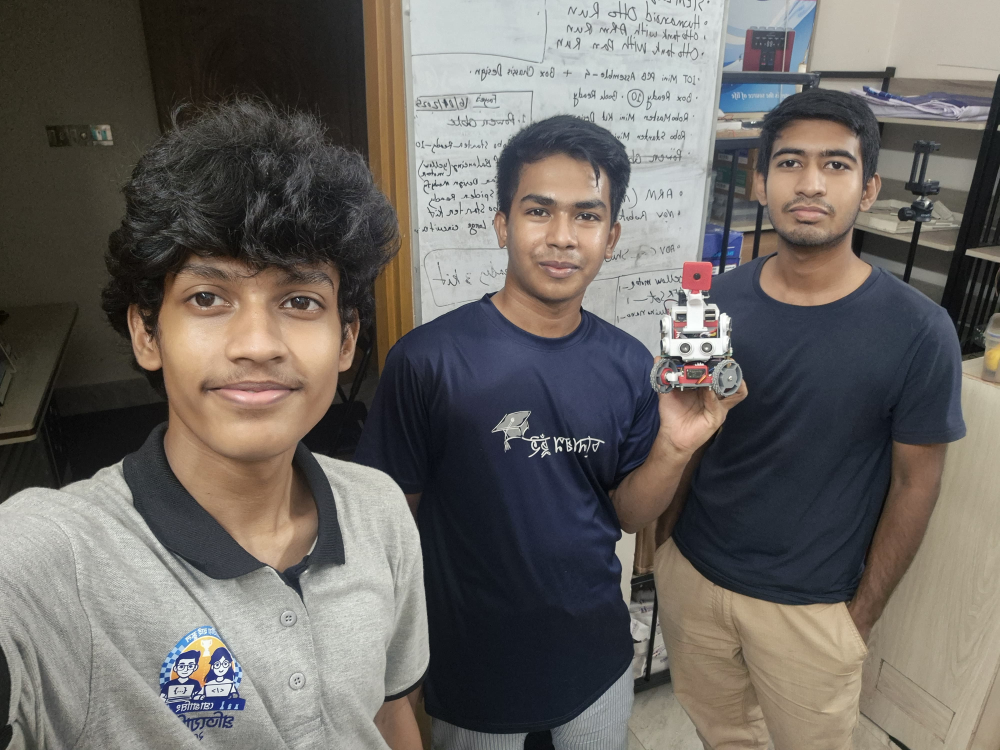
#> input picture t-photos/funny/funny team photo.jpg, 4000 x 3000 px, given in place of the camera (shown at 1/4 size)
$ python '[03] Stopping and Starting car using traffic signs.py'
#> lines starting #> are read from the running program, lines starting #| are printed output that depends on the picture; after the words box and inside, x2 and y2 are one past the last pixel; in counts of white or black regions, pixels touching at a corner belong together
#Objective: During the lap, the car will stop whenever it faces the Red traffic sign on it's way
# and if we exchange that traffic sign with a green one, the car will again resume it's mission
#!/usr/bin/env python 3
import cv2 as cv
import numpy as np
import serial
import time
debug = 1
#ser = serial.Serial('COM4', 115200)
ser = serial.Serial('/dev/esp32_serial', 115200)
# Whenever the serial communication is established, the arduino resets,
# so we are allowing arduino to have 3 seconds to be completely ready
# for serial communication
time.sleep(3)
# At startup we have a fresh buffer with nothing in it.
ser.reset_input_buffer()
print("Serial is okay:)")

def stackImages(scale,imgArray):
    rows = len(imgArray)
    cols = len(imgArray[0])
    rowsAvailable = isinstance(imgArray[0], list)
    width = imgArray[0][0].shape[1]
    height = imgArray[0][0].shape[0]
    if rowsAvailable:
        for x in range ( 0, rows):
            for y in range(0, cols):
                if imgArray[x][y].shape[:2] == imgArray[0][0].shape [:2]:
                    imgArray[x][y] = cv.resize(imgArray[x][y], (0, 0), None, scale, scale)
                else:
                    imgArray[x][y] = cv.resize(imgArray[x][y], (imgArray[0][0].shape[1], imgArray[0][0].shape[0]), None, scale, scale)
                if len(imgArray[x][y].shape) == 2: imgArray[x][y]= cv.cvtColor( imgArray[x][y], cv.COLOR_GRAY2BGR)
        imageBlank = np.zeros((height, width, 3), np.uint8)
        hor = [imageBlank]*rows
        hor_con = [imageBlank]*rows
        for x in range(0, rows):
            hor[x] = np.hstack(imgArray[x])
        ver = np.vstack(hor)
    else:
        for x in range(0, rows):
            if imgArray[x].shape[:2] == imgArray[0].shape[:2]:
                imgArray[x] = cv.resize(imgArray[x], (0, 0), None, scale, scale)
            else:
                imgArray[x] = cv.resize(imgArray[x], (imgArray[0].shape[1], imgArray[0].shape[0]), None,scale, scale)
            if len(imgArray[x].shape) == 2: imgArray[x] = cv.cvtColor(imgArray[x], cv.COLOR_GRAY2BGR)
        hor= np.hstack(imgArray)
        ver = hor
    return ver

# Traffic sign colors
blue_lower = np.array([95, 157, 84])
blue_upper = np.array([122, 255, 255])
red_lower = np.array([0, 80, 51])
red_upper = np.array([21, 255, 255])

def empty():
    pass
cv.namedWindow("Parameters")
cv.resizeWindow("Parameters",640, 240)
cv.createTrackbar("Threshold1", "Parameters", 20, 255, empty)
cv.createTrackbar("Threshold2", "Parameters", 50, 255, empty)
cv.createTrackbar("Min Area", "Parameters", 20, 200, empty)
# Here "empty" is the name of the function, that will be called each time
# there's a change in the trackbar

frameWidth = 640
frameHeight = 480
cap = cv.VideoCapture(0)
cap.set(3, frameWidth)
cap.set(4, frameHeight)
cap.set(10, 150)
print("Camera Setup done!")

#global last_message
last_message = "-"
def getContours(img, imgContour, color): # one is the input image, imgContour - is the output image having the contours drawn on it.
    #cv.RETR_EXTERNAL - this parameter is called retrieval method
    # we have 2 main types of retrieval methods
    # the external retrieval method returns the extreme outer corners
    contours, hierarchy = cv.findContours(img, cv.RETR_EXTERNAL, cv.CHAIN_APPROX_NONE)
    for contour in contours:
        area = cv.contourArea(contour)
        minArea = cv.getTrackbarPos("Min Area", "Parameters")
        minArea = minArea*1000
        if area > minArea:
            #print(area)
            cv.drawContours(imgContour, contour, -1, (255, 0, 255), 7)
            message = " "
            global last_message
            if color=="blue" and last_message!="x;": # We won't send repetitive stop command
                message = "x;" #Stop command for the car
                last_message = message
                if debug: print("Stop!")
            elif color == "red" and last_message!="y;":
                message = "y;"
                last_message = message
                if debug: print("Start!")
            ser.write(message.encode('utf-8'))


while True:
    # Reading images from the webcam stream.
    success, img = cap.read()
#> img is the input picture: shape (3000, 4000, 3); mean B, G, R 98.2, 102.7, 107.2
    imgHSV = cv.cvtColor(img, cv.COLOR_BGR2HSV)
#> imgHSV: shape (3000, 4000, 3); mean H, S, V 54.9, 55.1, 113.1

    threshold1 = cv.getTrackbarPos("Threshold1", "Parameters")
    threshold2 = cv.getTrackbarPos("Threshold2", "Parameters")

    ############Blue Traffic Sign Detection############################
    blueMask = cv.inRange(imgHSV, blue_lower, blue_upper)
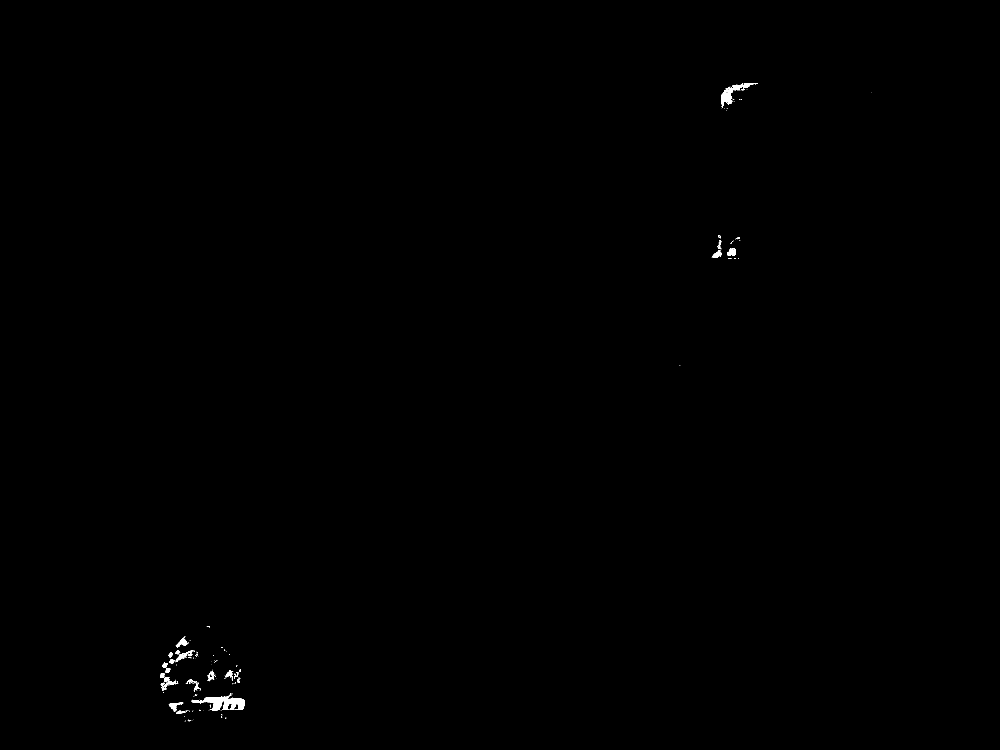
#> blueMask: shape (3000, 4000) (shown at 1/4 size); 0.15% white; 254 white regions (214 under 20 px), largest, box (x1, y1, x2, y2) and area: (766, 2779, 980, 2841) 6049, (2884, 332, 3014, 432) 3071, (675, 2808, 733, 2847) 805
    imgBlueMasked = cv.bitwise_and(img, img, mask = blueMask)
    imgContourBlue = img.copy() # we'll draw contours on imgContour
    #imgBlur = cv.GaussianBlur(imgBlueMasked, (7, 7), 1)
    imgGrayBlue = cv.cvtColor(imgBlueMasked, cv.COLOR_BGR2GRAY)
    imgCanny = cv.Canny(imgGrayBlue, threshold1, threshold2)
#> imgCanny: shape (3000, 4000); 0.06% white in thin lines or dots, all inside (x1, y1, x2, y2) = (641, 332, 3486, 2887)
    #Defines the size of the “stamp” for dilation — a bigger kernel thickens edges more.
    kernel = np.ones((5,5))
    # #dilation: Thickens detected edges, connects gaps, makes contours easier to find.
    imgDil = cv.dilate(imgCanny, kernel, iterations = 1)
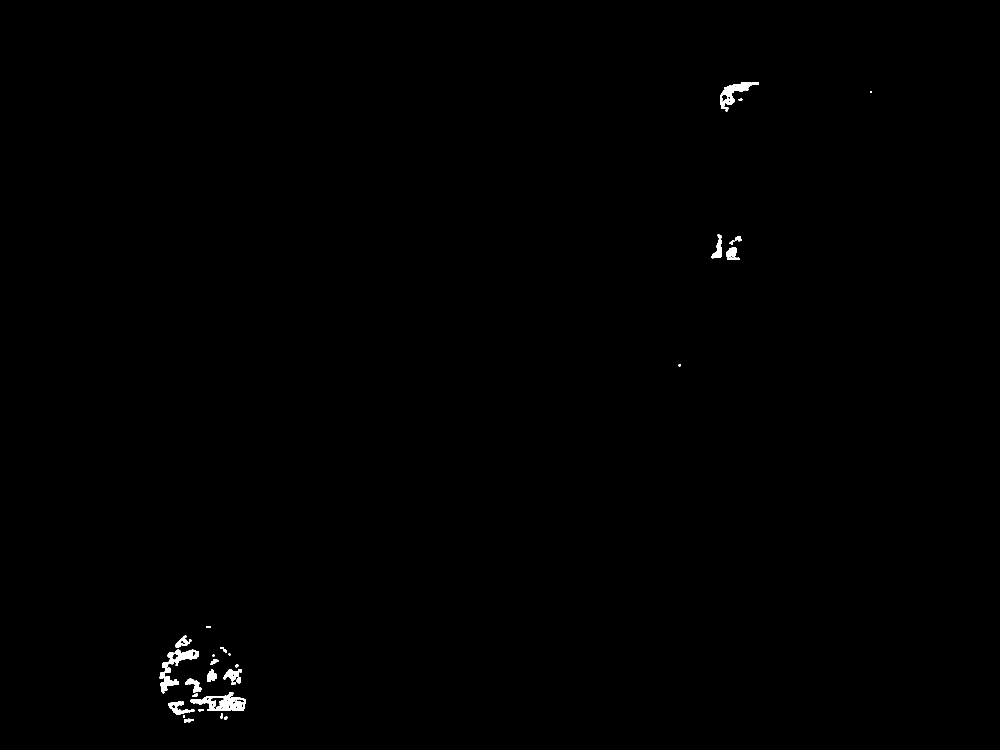
#> imgDil: shape (3000, 4000) (shown at 1/4 size); 0.28% white; 49 white regions
    getContours(imgDil, imgContourBlue, "blue")
#> in getContours, `contours, hierarchy = cv.findContours(img, cv.RETR_EXTERNAL, cv.CHAIN_..`: contours = 49 contours; largest, box (x1, y1, x2, y2) and area: (762, 2770, 983, 2844) 8827, (2881, 330, 3034, 436) 5342, (675, 2599, 796, 2657) 3226, (639, 2671, 715, 2773) 2869, (673, 2806, 763, 2858) 1949
#> in getContours, `area = cv.contourArea(contour)`: area = 36

    ############ Red Traffic Sign Detection #########################
    redMask = cv.inRange(imgHSV, red_lower, red_upper)
#> redMask: shape (3000, 4000); 11.7% white; 2982 white regions (2705 under 20 px), largest, box (x1, y1, x2, y2) and area: (507, 1013, 1439, 2285) 577284, (1454, 0, 1655, 1504) 179033, (3377, 1768, 3783, 2585) 125995
    imgRedMasked = cv.bitwise_and(img, img, mask=redMask)
    imgContourRed = img.copy()  # we'll draw contours on imgContour
    # imgBlur = cv.GaussianBlur(imgBlueMasked, (7, 7), 1)
    imgGrayRed = cv.cvtColor(imgRedMasked, cv.COLOR_BGR2GRAY)
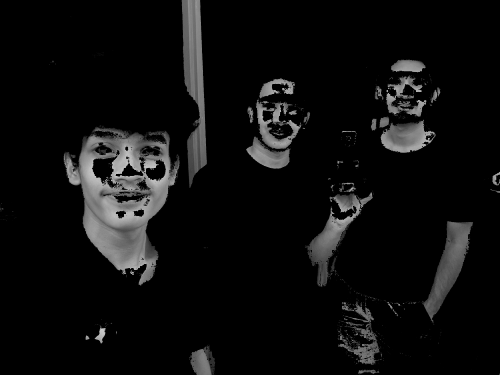
#> imgGrayRed: shape (3000, 4000) (shown at 1/8 size); min 0, max 232, mean 14
    imgCanny = cv.Canny(imgGrayRed, threshold1, threshold2)
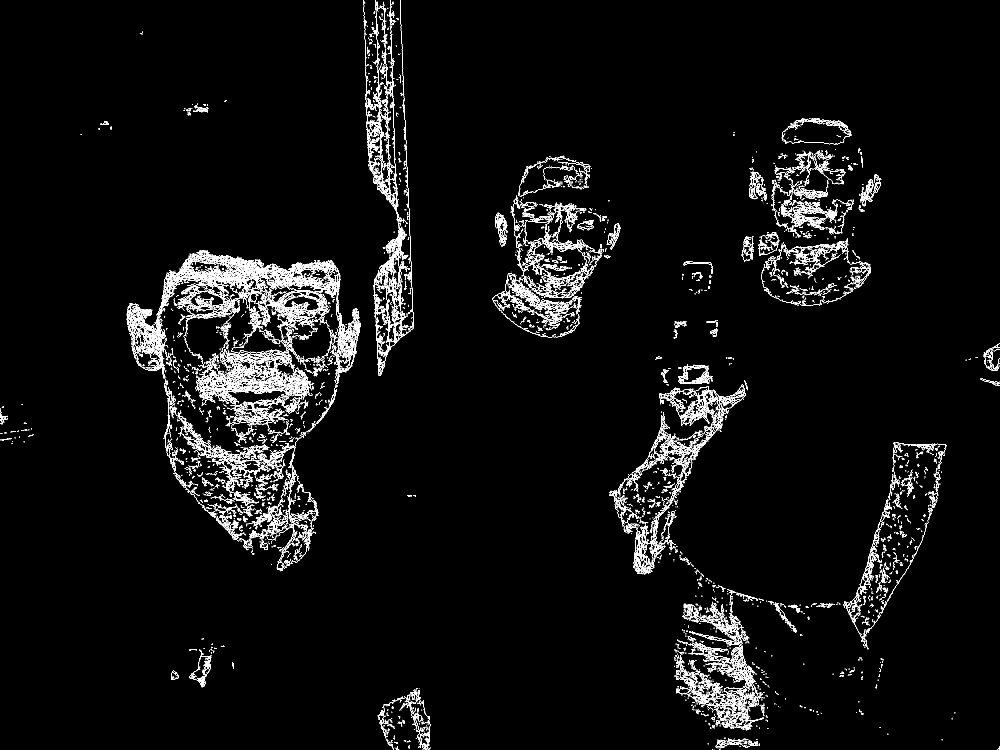
#> imgCanny: shape (3000, 4000) (shown at 1/4 size); 2.2% white in thin lines or dots
    # Defines the size of the “stamp” for dilation — a bigger kernel thickens edges more.
    kernel = np.ones((5, 5))
    # #dilation: Thickens detected edges, connects gaps, makes contours easier to find.
    imgDil = cv.dilate(imgCanny, kernel, iterations=1)
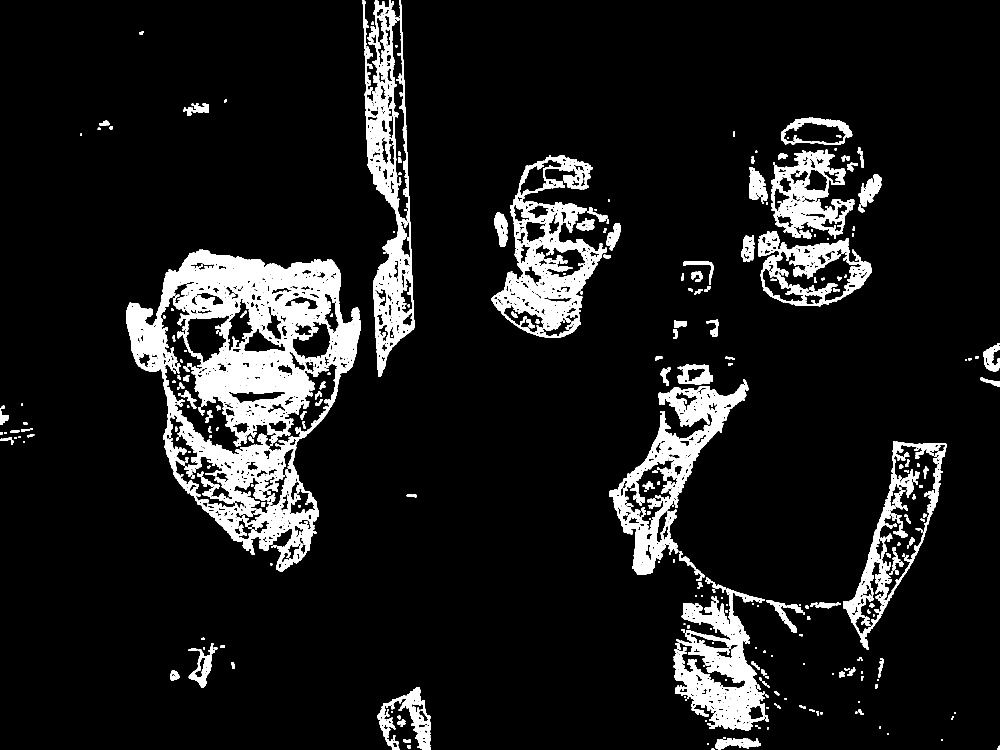
#> imgDil: shape (3000, 4000) (shown at 1/4 size); 9.2% white; 586 white regions
    getContours(imgDil, imgContourRed, "red")
#> in getContours (call 2), `contours, hierarchy = cv.findContours(img, cv.RETR_EXTERNAL, cv.CHAIN_..`: contours = 325 contours, 1 with area under 20; largest, box (x1, y1, x2, y2) and area: (504, 999, 1443, 2287) 727342, (1966, 781, 2428, 1351) 145316, (2437, 1537, 2985, 2299) 139068, (1451, 0, 1657, 1506) 136226, (3372, 1766, 3788, 2599) 134292

    if debug==1:
        imgStack = stackImages(0.5, ([[img, imgHSV, imgBlueMasked], [imgRedMasked, imgContourBlue, imgContourRed]]))
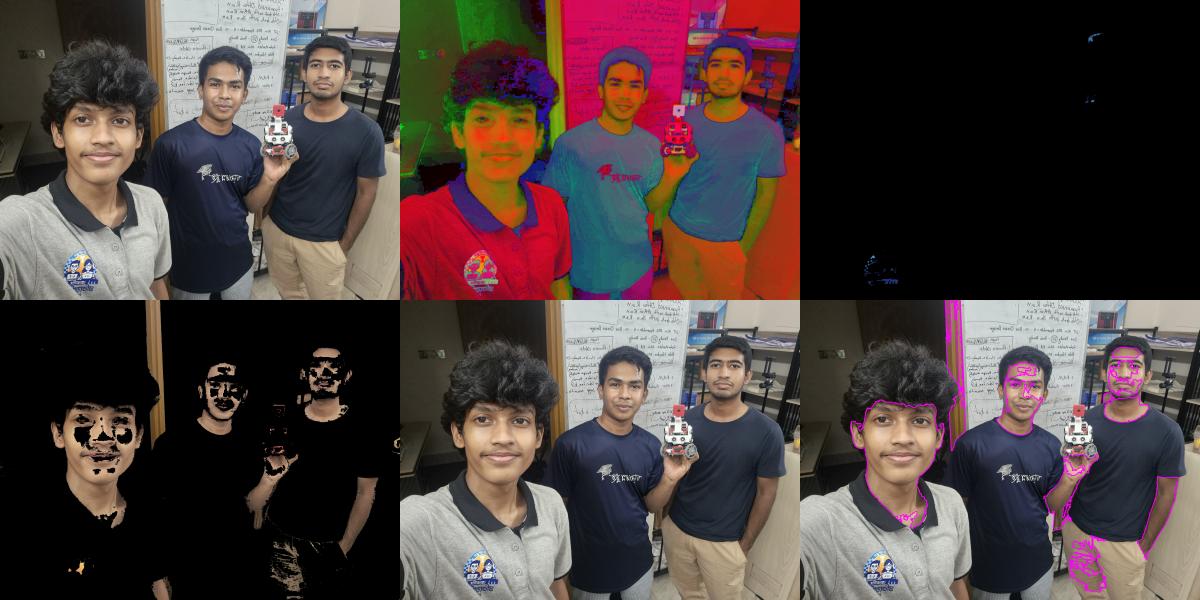
#> imgStack: shape (3000, 6000, 3) (shown at 1/5 size); mean B, G, R 60.8, 62.4, 76
        cv.imshow("Stacked Images", imgStack)

    if (cv.waitKey(1) & 0xFF)== ord('q'):
        #After we are done with serial communication we'll close it.
        # Because this might cause serial conflict, if another program
        # tries to access this serial port
#> (key q is pressed here)
        print("Serial communication is stopped")
        ser.close()
        break


# except KeyboardInterrupt:
#     # After we are done with serial communication we'll close it.
#     # Because this might cause serial conflict, if another program
#     # tries to access this serial port
#     print("Serial communication is stopped");
#     ser.close()
'''
Dilation expands the white regions (edges) in the binary image.
👉 Why?
Makes thin edges thicker.
Connects small gaps in edges.
Makes contours easier to find later.
This is especially useful before contour detection, as it helps link broken lines into solid shapes.
'''

$ run again, on t-photos/funny/funny_teamphoto.jpg
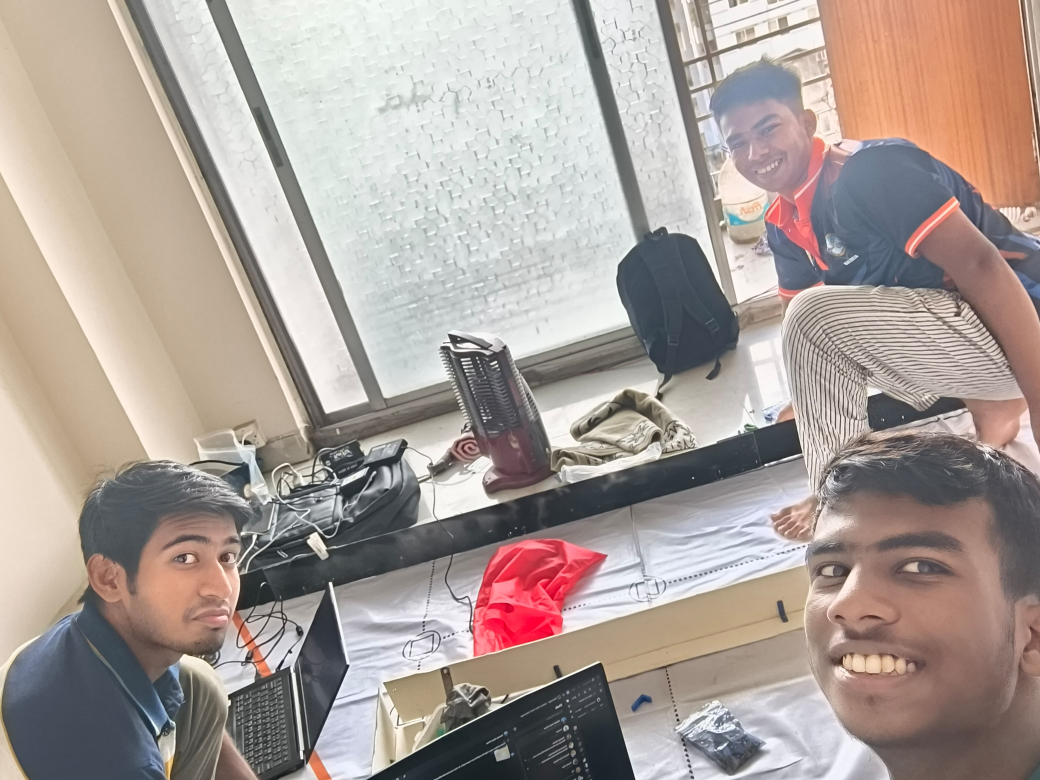
#> input picture t-photos/funny/funny_teamphoto.jpg, 4160 x 3120 px, given in place of the camera (shown at 1/4 size)
#> img is the input picture: shape (3120, 4160, 3); mean B, G, R 152.4, 158.3, 170.3
#> imgHSV: shape (3120, 4160, 3); mean H, S, V 53.9, 39.2, 174.3
#> `blueMask = cv.inRange(imgHSV, blue_lower, blue_upper)`:
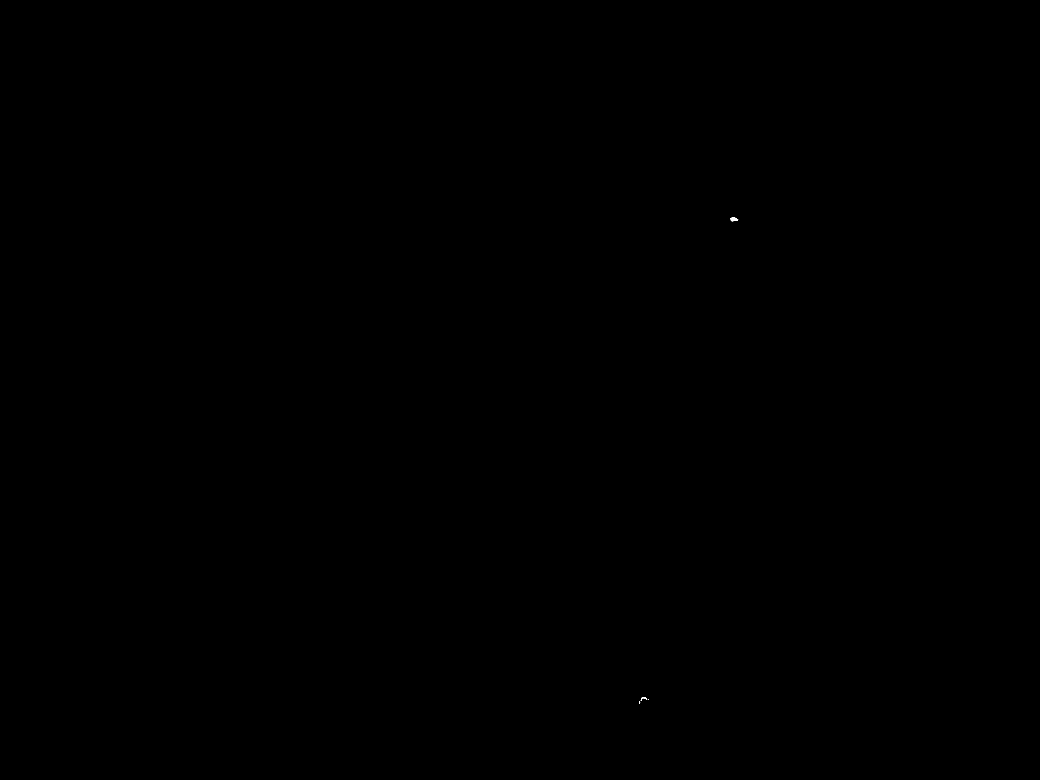
#> blueMask: shape (3120, 4160) (shown at 1/4 size); 0% white; 4 white regions (1 under 20 px), largest, box (x1, y1, x2, y2) and area: (2923, 869, 2953, 885) 339, (2563, 2788, 2589, 2803) 120, (2556, 2804, 2561, 2814) 27
#> contours = 2 contours; box (x1, y1, x2, y2) and area: (2920, 866, 2955, 888) 545, (2553, 2785, 2596, 2816) 451
#> area = 451
#> redMask: shape (3120, 4160); 7.5% white; 1161 white regions (882 under 20 px), largest, box (x1, y1, x2, y2) and area: (3294, 0, 4160, 838) 526338, (338, 2159, 923, 2600) 138568, (3337, 2258, 3896, 2758) 109612
#> `imgDil = cv.dilate(imgCanny, kernel, iterations=1)`:
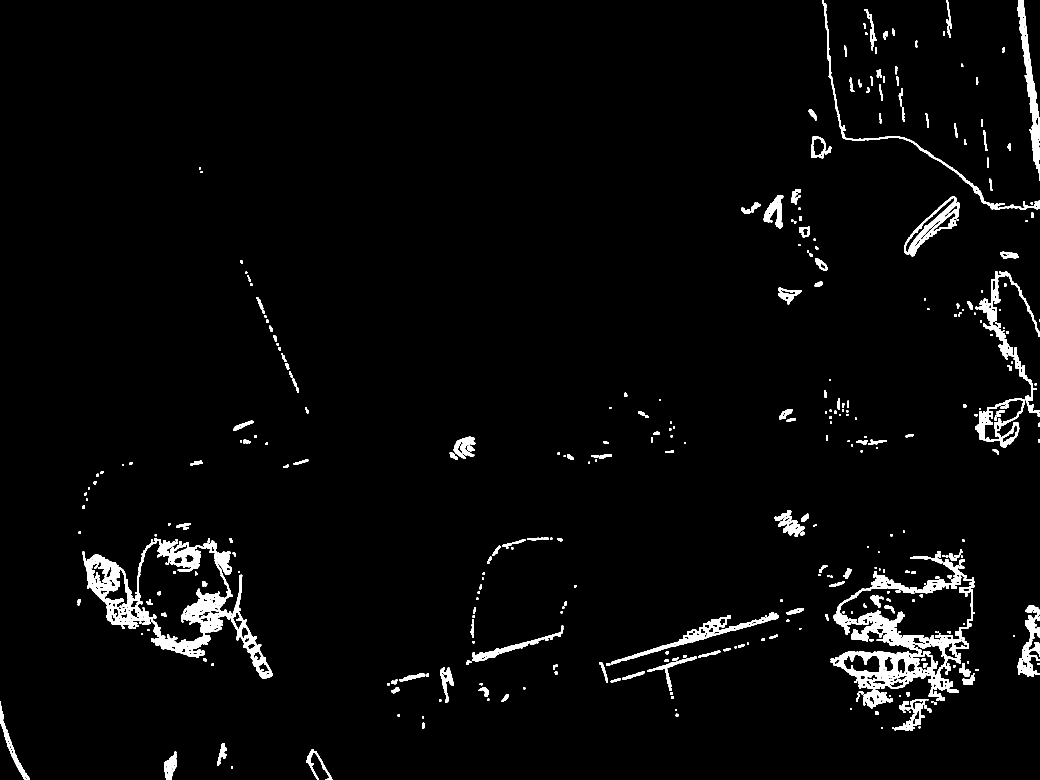
#> imgDil: shape (3120, 4160) (shown at 1/4 size); 2.8% white; 466 white regions
#> contours = 420 contours, 2 with area under 20; largest, box (x1, y1, x2, y2) and area: (3323, 2249, 3900, 2802) 170962, (330, 2152, 930, 2632) 166596, (3900, 1593, 4100, 1792) 21366, (4069, 0, 4160, 722) 16184, (2445, 2448, 3114, 2657) 14935
